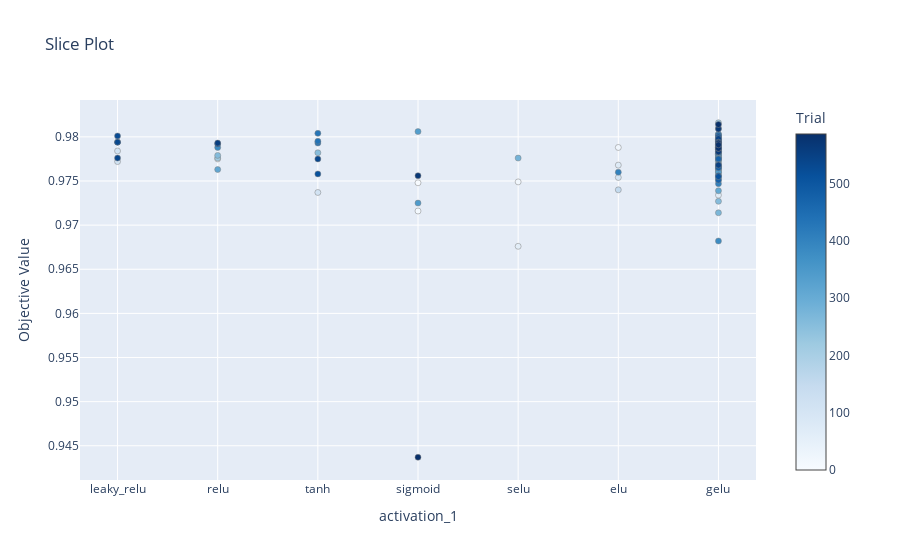

This figure's notebook cell:
### Code cell
optuna.visualization.plot_slice(study, params=['activation_1'])

### Figure 1 — Plotly figure (JSON) as saved in the notebook; plotly's stock layout.template omitted (floating-point values rounded to 4 significant figures; data arrays with more than 128 entries replaced by an {"elided": "..."} marker saying what was removed)
{"data": [{"marker": {"color": {"elided": "138 int values"}, "colorbar": {"title": {"text": "Trial"}, "x": 1, "xpad": 40}, "colorscale": [[0, "rgb(247,251,255)"], [0.125, "rgb(222,235,247)"], [0.25, "rgb(198,219,239)"], [0.375, "rgb(158,202,225)"], [0.5, "rgb(107,174,214)"], [0.625, "rgb(66,146,198)"], [0.75, "rgb(33,113,181)"], [0.875, "rgb(8,81,156)"], [1, "rgb(8,48,107)"]], "line": {"color": "Grey", "width": 0.5}}, "mode": "markers", "showlegend": false, "type": "scatter", "x": {"elided": "138 str values"}, "y": {"elided": "138 float values"}}], "layout": {"title": {"text": "Slice Plot"}, "xaxis": {"categoryarray": ["leaky_relu", "relu", "tanh", "sigmoid", "selu", "elu", "gelu"], "categoryorder": "array", "title": {"text": "activation_1"}, "type": "category"}, "yaxis": {"title": {"text": "Objective Value"}}}}
